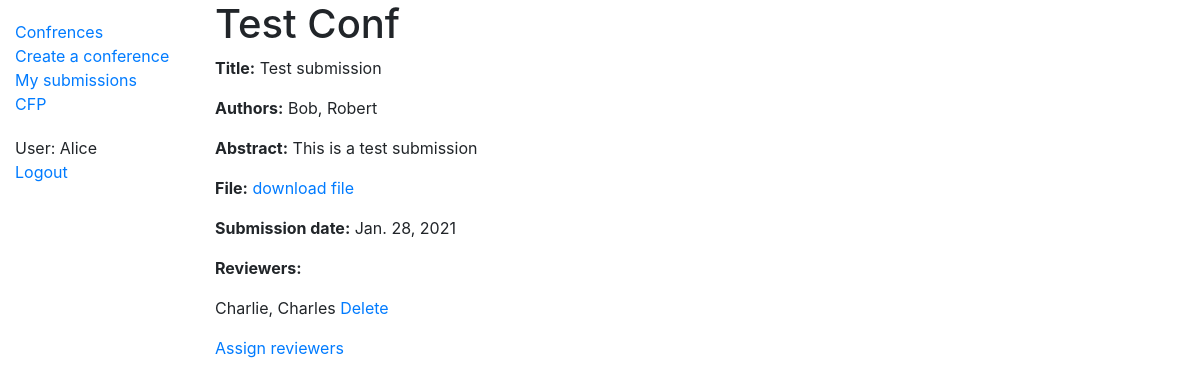
/conference/submission/6 (signed in), run on the app's committed database.
### account/models.py (models this page shows)
class CustomUser(AbstractUser):
    email = models.EmailField(_('email address'), unique=True)
    def __str__(self):
        return "%s, %s" % (self.last_name, self.first_name)

### conference/models.py (models this page shows, shortened)
class ConferenceSubmission(models.Model):
    conference = models.ForeignKey(Conference, on_delete=models.CASCADE, related_name='submission_conference')
    authors = models.ManyToManyField(CustomUser, related_name='submission_authors')
    title = models.CharField(max_length=200)
    abstract = models.TextField()
    submission_date = models.DateField(default=timezone.now)
    paper_file = models.FileField(upload_to='submissions/')
    reviewers = models.ManyToManyField(CustomUser, related_name='submission_reviewers')

class Conference(models.Model):
    CID = models.UUIDField(primary_key=True, default=uuid.uuid4, editable=False) #The Conference ID
    name = models.CharField(max_length=200, help_text='Enter the conference name') #The conference name
    acronym = models.CharField(max_length=50, help_text='Enter the Acronym of the conference', null=True) #The conference Acronym
    web_page = models.URLField(max_length=200, help_text='Enter the web page of your conference', default="") #The conference web page
    venue = models.CharField(max_length=200, help_text="Enter the venue of the conference", null=True) # Location
    city = models.CharField(max_length=200, help_text="Enter the city of the conference", default="") # Location
    country = models.CharField(max_length=200, help_text="Enter the country/region of the conference", default="") # Location
    start_date = models.DateField(help_text="Enter the start date of the conference", default=timezone.now, blank=True) # The conference data
    end_date = models.DateField(help_text="Enter the end date of the conference", default=timezone.now, blank=True) # The conference data
    phase = models.IntegerField(choices=((1,'registration'),(2,'submission'),(3,'review'),(4,'discussion'),(5,'notification')), default=1)
    PCM = models.ManyToManyField(CustomUser, related_name="conference_PCM", blank=True, default="")
    chair = models.ForeignKey(CustomUser, on_delete=models.RESTRICT, related_name="conference_chair", default=1)

### conference/views.py (the view)
# urls.py: path('submission/<pk>', views.ChairSubmissionDetails.as_view(), name='chair-submission-details'),
class ChairSubmissionDetails(LoginRequiredMixin, DetailView):
    model = ConferenceSubmission
    template_name = 'conference/chair/chair_submission_details.html'
    context_object_name = 'submission_details'

### account/backend.py (called while the page is built)
    def get_user(self, user_id):
        try:
            user = UserModel.objects.get(pk=user_id)
        except UserModel.DoesNotExist:
            return None
        return user if self.user_can_authenticate(user) else None

### conference/templates/conference/chair/chair_submission_details.html (shortened to what this page needs)
{% extends "base_generic.html" %}
{% block content %}
 <h1> {{ submission_details.conference.name }}</h1>
  <p><strong>Title:</strong> {{ submission_details.title }}</p>
  <p><strong>Authors:</strong>
   {% for author in submission_details.authors.all %}
   {{author}}
   <br/>
   {% endfor %}
  </p>
  <p><strong>Abstract:</strong> {{ submission_details.abstract }}</p>
  <p><strong>File:</strong> <a href="{{ submission_details.paper_file.url }}"> download file</a></p>
  <p><strong>Submission date:</strong> {{ submission_details.submission_date }}</p>
  <p><strong>Reviewers:</strong>
  {% if submission_details.reviewers.all.count > 0 %}
   {% for reviewer in submission_details.reviewers.all%}
      <p> {{ reviewer }} <a href="{% url 'delete-reviewer' submid=submission_details.id reviewerid=reviewer.id %}"> Delete</a></p>
   {% endfor %}
  {% else %}
    No reviewers are assigned for this submission.
   {% endif %}
  </p>
  <p><a href="{% url 'add-reviewer' pk=submission_details.pk %}"> Assign reviewers</a></p>
{% endblock %}

### conference/templates/base_generic.html (shortened to what this page needs)
<!DOCTYPE html>
<html lang="en">
<head>
  <link rel="stylesheet" href="https://stackpath.bootstrapcdn.com/bootstrap/4.1.3/css/bootstrap.min.css">
  {% load static %}
  <link rel="stylesheet" href="{% static 'css/styles.css' %}">
</head>
<body>
  <div class="container-fluid">
    <div class="row">
      <div class="col-sm-2">
      {% block sidebar %}
        <ul class="sidebar-nav">
          {% if request.user.is_authenticated %}
          <li><a href="{% url 'index' %}">Confrences</a></li>
          <li><a href="{% url 'conference-create' %}">Create a conference</a></li>
          <li><a href="{% url 'my-submissions' %}">My submissions</a></li>
          <li><a href="{% url 'cfp-search'%}">CFP</a></li>
        </ul>
        <ul class="sidebar-nav">
          <li>User: {{request.user.username}}</li>
          <li><a href="{% url 'logout'%}">Logout</a></li>
         {% endif %}
        {% endblock %}
        </ul>
      </div>
      <div class="col-sm-10 ">{% block content %}{% endblock %}</div>
    </div>
  </div>
</body>
</html>

### conference/static/css/styles.css (style rules this page uses)
.sidebar-nav { margin-top: 20px; padding: 0; list-style: none; }

### data on the page
CustomUser: user.username "Alice"
ConferenceSubmission: conference.name "Test Conf", title "Test submission", abstract "This is a test submission", submission_date "Jan. 28, 2021"
CustomUser: last_name+first_name "Bob, Robert"
CustomUser: last_name+first_name "Charlie, Charles"
